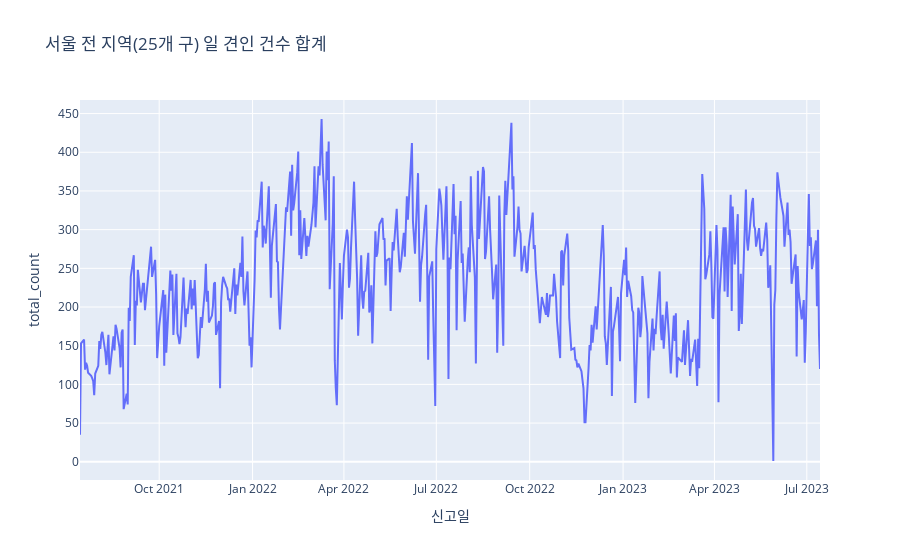

The notebook cell saved with this chart:
### Code cell
import plotly.express as px

fig = px.line(count_df, y='total_count', title='서울 전 지역(25개 구) 일 견인 건수 합계')
fig.show();

### Figure 1 — Plotly figure (JSON) as saved in the notebook; plotly's stock layout.template omitted (floating-point values rounded to 4 significant figures; data arrays with more than 128 entries replaced by an {"elided": "..."} marker saying what was removed)
{"data": [{"hovertemplate": "신고일=%{x}<br>total_count=%{y}<extra></extra>", "legendgroup": "", "line": {"color": "#636efa", "dash": "solid"}, "marker": {"symbol": "circle"}, "mode": "lines", "name": "", "orientation": "v", "showlegend": false, "type": "scatter", "x": {"elided": "497 str values"}, "xaxis": "x", "y": {"elided": "497 int values"}, "yaxis": "y"}], "layout": {"legend": {"tracegroupgap": 0}, "title": {"text": "서울 전 지역(25개 구) 일 견인 건수 합계"}, "xaxis": {"anchor": "y", "domain": [0, 1], "title": {"text": "신고일"}}, "yaxis": {"anchor": "x", "domain": [0, 1], "title": {"text": "total_count"}}}}
